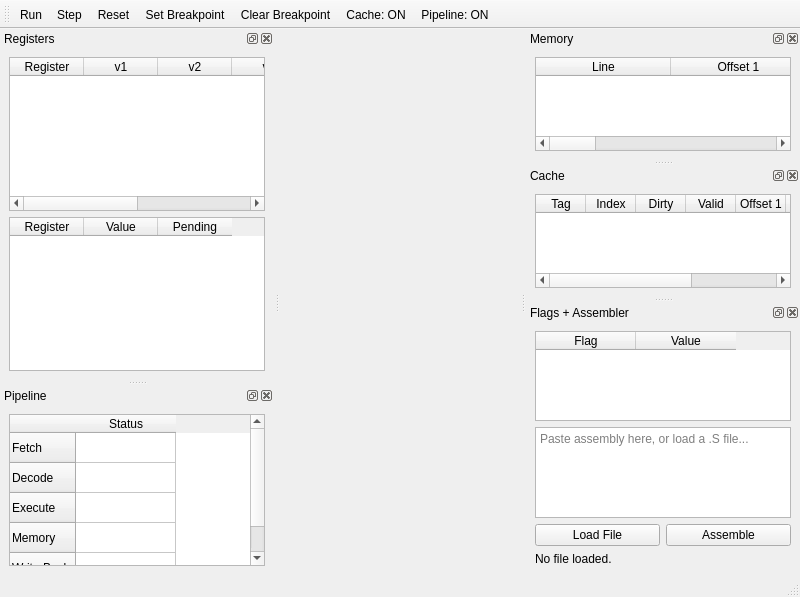
<?xml version="1.0" encoding="UTF-8"?>
<ui version="4.0">
 <class>MainWindow</class>
 <widget class="QMainWindow" name="MainWindow">
  <property name="geometry">
   <rect>
    <x>0</x>
    <y>0</y>
    <width>800</width>
    <height>597</height>
   </rect>
  </property>
  <property name="windowTitle">
   <string>MainWindow</string>
  </property>
  <widget class="QWidget" name="centralwidget"/>
  <widget class="QStatusBar" name="statusbar"/>
  <widget class="QToolBar" name="toolBar">
   <property name="windowTitle">
    <string>toolBar</string>
   </property>
   <attribute name="toolBarArea">
    <enum>TopToolBarArea</enum>
   </attribute>
   <attribute name="toolBarBreak">
    <bool>false</bool>
   </attribute>
   <addaction name="actionRun"/>
   <addaction name="actionStep"/>
   <addaction name="actionReset"/>
   <addaction name="actionsetBreakpoint"/>
   <addaction name="actionclearBreakpoint"/>
   <addaction name="actionToggleCache"/>
   <addaction name="actionTogglePipeline"/>
  </widget>
  <widget class="QDockWidget" name="registerDock">
   <property name="windowTitle">
    <string>Registers</string>
   </property>
   <attribute name="dockWidgetArea">
    <number>1</number>
   </attribute>
   <widget class="QWidget" name="dockWidgetContents">
    <layout class="QVBoxLayout" name="verticalLayout_4">
     <item>
      <widget class="QTableWidget" name="VecRegisterTable">
       <attribute name="horizontalHeaderDefaultSectionSize">
        <number>74</number>
       </attribute>
       <column>
        <property name="text">
         <string>Register</string>
        </property>
       </column>
       <column>
        <property name="text">
         <string>v1</string>
        </property>
       </column>
       <column>
        <property name="text">
         <string>v2</string>
        </property>
       </column>
       <column>
        <property name="text">
         <string>v3</string>
        </property>
       </column>
       <column>
        <property name="text">
         <string>v4</string>
        </property>
       </column>
       <column>
        <property name="text">
         <string>Pending</string>
        </property>
       </column>
      </widget>
     </item>
     <item>
      <widget class="QTableWidget" name="IntRegisterTable">
       <attribute name="horizontalHeaderDefaultSectionSize">
        <number>74</number>
       </attribute>
       <column>
        <property name="text">
         <string>Register</string>
        </property>
       </column>
       <column>
        <property name="text">
         <string>Value</string>
        </property>
       </column>
       <column>
        <property name="text">
         <string>Pending</string>
        </property>
       </column>
      </widget>
     </item>
    </layout>
   </widget>
  </widget>
  <widget class="QDockWidget" name="memoryDock">
   <property name="sizePolicy">
    <sizepolicy hsizetype="Preferred" vsizetype="Preferred">
     <horstretch>0</horstretch>
     <verstretch>0</verstretch>
    </sizepolicy>
   </property>
   <property name="maximumSize">
    <size>
     <width>524287</width>
     <height>549</height>
    </size>
   </property>
   <property name="windowTitle">
    <string>Memory</string>
   </property>
   <attribute name="dockWidgetArea">
    <number>2</number>
   </attribute>
   <widget class="QWidget" name="dockWidgetContents_5">
    <layout class="QVBoxLayout" name="verticalLayout_2">
     <item>
      <widget class="QTableWidget" name="memoryTable">
       <attribute name="horizontalHeaderDefaultSectionSize">
        <number>135</number>
       </attribute>
       <column>
        <property name="text">
         <string>Line</string>
        </property>
       </column>
       <column>
        <property name="text">
         <string>Offset 1</string>
        </property>
       </column>
       <column>
        <property name="text">
         <string>Offset 2</string>
        </property>
       </column>
       <column>
        <property name="text">
         <string>Offset 3</string>
        </property>
       </column>
       <column>
        <property name="text">
         <string>Offset 4</string>
        </property>
       </column>
      </widget>
     </item>
    </layout>
   </widget>
  </widget>
  <widget class="QDockWidget" name="pipelineDock">
   <property name="windowTitle">
    <string>Pipeline</string>
   </property>
   <attribute name="dockWidgetArea">
    <number>1</number>
   </attribute>
   <widget class="QWidget" name="dockWidgetContents_6">
    <layout class="QVBoxLayout" name="verticalLayout_3">
     <item>
      <widget class="QTableWidget" name="pipelineTable">
       <attribute name="verticalHeaderDefaultSectionSize">
        <number>30</number>
       </attribute>
       <row>
        <property name="text">
         <string>Fetch</string>
        </property>
       </row>
       <row>
        <property name="text">
         <string>Decode</string>
        </property>
       </row>
       <row>
        <property name="text">
         <string>Execute</string>
        </property>
       </row>
       <row>
        <property name="text">
         <string>Memory</string>
        </property>
       </row>
       <row>
        <property name="text">
         <string>Write Back</string>
        </property>
       </row>
       <column>
        <property name="text">
         <string>Status</string>
        </property>
       </column>
      </widget>
     </item>
     <!--<item>
      <widget class="QTableWidget" name="pendingRegsTable">
       <column>
        <property name="text">
         <string>Register</string>
        </property>
       </column>
       <column>
        <property name="text">
         <string>Pending</string>
        </property>
       </column>
      </widget>
     </item>-->
    </layout>
   </widget>
  </widget>
  <widget class="QDockWidget" name="cacheDock">
   <property name="windowTitle">
    <string>Cache</string>
   </property>
   <attribute name="dockWidgetArea">
    <number>2</number>
   </attribute>
   <widget class="QWidget" name="dockWidgetContents_7">
    <layout class="QVBoxLayout" name="verticalLayout">
     <item>
      <widget class="QTableWidget" name="cacheTable">
       <attribute name="horizontalHeaderDefaultSectionSize">
        <number>50</number>
       </attribute>
       <column>
        <property name="text">
         <string>Tag</string>
        </property>
       </column>
       <column>
        <property name="text">
         <string>Index</string>
        </property>
       </column>
       <column>
        <property name="text">
         <string>Dirty</string>
        </property>
       </column>
       <column>
        <property name="text">
         <string>Valid</string>
        </property>
       </column>
       <column>
        <property name="text">
         <string>Offset 1</string>
        </property>
       </column>
       <column>
        <property name="text">
         <string>Offset 2</string>
        </property>
       </column>
       <column>
        <property name="text">
         <string>Offset 3</string>
        </property>
       </column>
       <column>
        <property name="text">
         <string>Offset 4</string>
        </property>
       </column>
      </widget>
     </item>
    </layout>
   </widget>
  </widget>
  <widget class="QDockWidget" name="assemblerDock">
   <property name="windowTitle">
    <string>Flags + Assembler</string>
   </property>
   <attribute name="dockWidgetArea">
    <number>2</number>
   </attribute>
   <widget class="QWidget" name="assemblerContents">
    <layout class="QVBoxLayout" name="assemblerLayout">
     <item>
      <widget class="QTableWidget" name="flagsTable">
       <column>
        <property name="text">
         <string>Flag</string>
        </property>
       </column>
       <column>
        <property name="text">
         <string>Value</string>
        </property>
       </column>
      </widget>
     </item>
     <item>
      <widget class="QTextEdit" name="assemblyInput">
       <property name="placeholderText">
        <string>Paste assembly here, or load a .S file...</string>
       </property>
      </widget>
     </item>
     <item>
      <layout class="QHBoxLayout" name="assemblerBtnLayout">
       <item>
        <widget class="QPushButton" name="loadFileBtn">
         <property name="text">
          <string>Load File</string>
         </property>
        </widget>
       </item>
       <item>
        <widget class="QPushButton" name="assembleBtn">
         <property name="text">
          <string>Assemble</string>
         </property>
        </widget>
       </item>
      </layout>
     </item>
     <item>
      <widget class="QLabel" name="assembleStatus">
       <property name="text">
        <string>No file loaded.</string>
       </property>
      </widget>
     </item>
    </layout>
   </widget>
  </widget>
  <action name="actionRun">
   <property name="text">
    <string>Run</string>
   </property>
   <property name="menuRole">
    <enum>QAction::MenuRole::NoRole</enum>
   </property>
  </action>
  <action name="actionStep">
   <property name="text">
    <string>Step</string>
   </property>
   <property name="menuRole">
    <enum>QAction::MenuRole::NoRole</enum>
   </property>
  </action>
  <action name="actionReset">
   <property name="text">
    <string>Reset</string>
   </property>
   <property name="menuRole">
    <enum>QAction::MenuRole::NoRole</enum>
   </property>
  </action>
  <action name="actionsetBreakpoint">
   <property name="text">
    <string>Set Breakpoint</string>
   </property>
   <property name="menuRole">
    <enum>QAction::MenuRole::NoRole</enum>
   </property>
  </action>
  <action name="actionclearBreakpoint">
   <property name="text">
    <string>Clear Breakpoint</string>
   </property>
   <property name="menuRole">
    <enum>QAction::MenuRole::NoRole</enum>
   </property>
  </action>
  <action name="actionToggleCache">
   <property name="text">
    <string>Cache: ON</string>
   </property>
   <property name="menuRole">
    <enum>QAction::MenuRole::NoRole</enum>
   </property>
  </action>
  <action name="actionTogglePipeline">
   <property name="text">
    <string>Pipeline: ON</string>
   </property>
   <property name="menuRole">
    <enum>QAction::MenuRole::NoRole</enum>
   </property>
  </action>
 </widget>
 <resources/>
 <connections/>
</ui>
